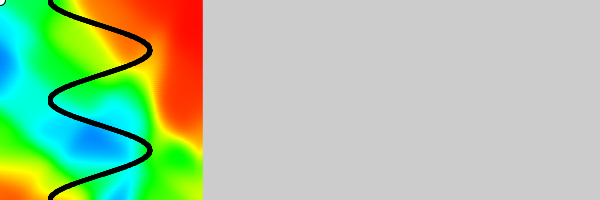
Frame 1 (no input)
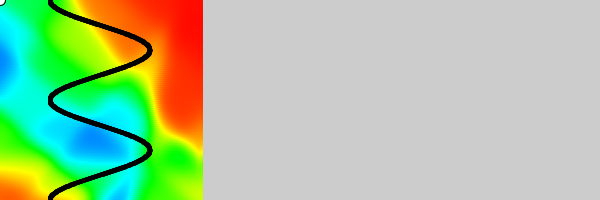
Frame 60 (the mouse pressed at the canvas centre just before this capture)
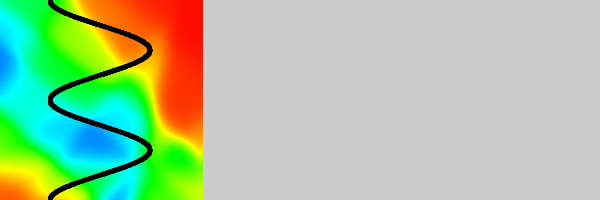
Frame 120 (the mouse held since frame 60 and released just before this capture)

The Processing sketch that drew these frames (run headless with seeded random() and noise(); from frame 60 on, the mouse is pressed at the canvas centre):

// Processing sketch: processing_160511
// ── processing_160511.pde

//
// 3層パーセプトロン型の神経回路網モデル
// 学習アルゴリズム：誤差逆伝播法（バックプロバゲーション）
// 2次元座標と出力の関係を学習する
//
// 学習誤差と推定誤差を表示する
// 学習例をマウスで指定する
//
//                                         2004年11月28日（日）松野哲也
// updated 2004-11-30
// updated 2014-09-09 （約10年後！）
//

void setup() {
  size(600, 200);
  colorMode(HSB, 1.0); //色の指定方法の指定（マンセルの方法）
}

boolean flag_once = false;
boolean flag_exset = false;
boolean flag_pause = false;
int nu = 500; //学習サンプル数上限
int n = 0;    //学習サンプル数
float[] rpx = new float[nu]; //学習サンプル（ｘ座標）
float[] rpy = new float[nu]; //学習サンプル（ｙ座標）

int M = 20; //中間層のニューロンの数
float[] wx = new float[M+1]; //結合係数：入力から中間層（ｘ座標）
float[] wy = new float[M+1]; //結合係数：入力から中間層（ｙ座標）
float[] wf = new float[M+1]; //結合係数：中間層から出力層
//結合係数 wf[0] は中間層のダミーニューロンから出力層へのもの
float[] w0 = new float[M+1]; //結合係数：入力層のダミーニューロンから中間層へ

float[] wx_tmp = new float[M+1];
float[] wy_tmp = new float[M+1];
float[] wf_tmp = new float[M+1];
float[] w0_tmp = new float[M+1];
float beta_o = 20.0;  //非線形度（出力層ニューロン）
float beta_m = 200.0; //非線形度（中間層ニューロン）
float rr  = 0.1;  //結合係数の初期値のばらつき幅
float eps = 0.002; //結合係数の更新ステップ幅

int   t = 0;       //学習ステップ
float err_learn;   //学習誤差
float err_predict; //推定誤差

///////////////////////////////////////////////////////////////
//メインルーチン
void draw() {
  if (flag_once == false) { //一度だけ実行
    initialize_connections(); //結合係数の初期化
    flag_once = true;
  }
  drawOutput();   //出力ニューロンの出力の表示
  drawExamples(); //学習例の表示
  if (flag_exset == true) {
    if (flag_pause == false) { 
      learning();
    }  //学習の実行 
    drawErrors(); //誤差の表示
  } else {
    //setExamples(); //学習例のセット
  }
  drawPointer();
}
///////////////////////////////////////////////////////////////

void learning() { //学習ルーチン：バックプロバゲーション
  float delta, deltaj;
  float nabla_wf, nabla_wx, nabla_wy, nabla_w0;
  for (int l = 1; l<= 1000; l++) { //学習メソッド1回の呼び出しで 1000 回更新する
    int k = (int)floor(random(0, n)); //学習サンプルをランダムに１つ選ぶ
    //println(k);
    //中間層から出力層への結合係数の更新
    delta = (g(rpx[k], rpy[k]) - judge(rpx[k], rpy[k])) * g(rpx[k], rpy[k]) * (1.0 - g(rpx[k], rpy[k])); 
    for (int j = 0; j <= M; j++) {
      nabla_wf = delta * f(j, rpx[k], rpy[k]);
      wf_tmp[j] = wf[j] -eps * nabla_wf;
    }
    //入力層から中間層への結合係数の更新
    for (int j = 1; j <= M; j++) {
      deltaj = delta * wf[j] * f(j, rpx[k], rpy[k]) * (1.0 - f(j, rpx[k], rpy[k]));
      nabla_wx = deltaj * rpx[k];
      nabla_wy = deltaj * rpy[k];
      nabla_w0 = deltaj;
      wx_tmp[j] = wx[j] -eps * nabla_wx;
      wy_tmp[j] = wy[j] -eps * nabla_wy;
      w0_tmp[j] = w0[j] -eps * nabla_w0;
    }
    //更新
    for (int j = 0; j<=M; j++) {
      wf[j] = wf_tmp[j];
    }
    for (int j=1; j <= M; j++) {
      wx[j] = wx_tmp[j];
      wy[j] = wy_tmp[j];
      w0[j] = w0_tmp[j];
    }
  }
  calcErrors();
  t++;
}

float f(int i, float x, float y) { //中間層ニューロン
  if (i == 0) { 
    return 1.0;
  }
  float u = wx[i] * x + wy[i] * y + w0[i];
  return 1.0 / (1.0 + (float)Math.exp(- beta_m * u));
}

float g(float x, float y) { //出力層ニューロン
  float u = 0;
  for (int i = 0; i <= M; i++) {
    u += wf[i] * f(i, x, y);
  }
  return 1.0 / (1.0 + (float)Math.exp(- beta_o * u));
}
void drawOutput() { //出力層ニューロンの出力の描画
  for (float y = -1; y <= 1; y += 0.02) {
    for (float x = -1; x <= 1; x += 0.02) {
      float c = g(x, y);
      fill(0.7*c, 1, 1);
      rectMode(CENTER); 
      noStroke();
      rect(X(x), Y(y), 5, 5);
    }
  }
}

void drawExamples() { //学習サンプル描画
  for (int i = 0; i < n; i++) {
    ellipseMode(CENTER);
    if (judge(rpx[i], rpy[i]) == 1) { //教師の判定による色分け
      fill(0.7, 1, 1); //青色
    } else {
      fill(0, 1, 1);   //赤色
    }
    stroke(0); 
    ellipse(X(rpx[i]), Y(rpy[i]), 10, 10);
  }
  for (float yy = -1; yy <= 1; yy += 0.005) {
    //point(X(- 0.7 * cos(2*PI * yy)), Y(yy));
    fill(0, 0, 0);
    stroke(0); 
    ellipse(X(concept(yy)), Y(yy), 4, 4);
  }
}

void drawPointer() {  // マウス位置の描画
  fill(1);
  float mx = mouseX;
  float my = mouseY;
  if (mx < height - 10) {
    ellipse(mx, my, 10, 10);
  }
}

int judge(float x, float y) { //教師による判定
  if (x > concept(y)) {
    return 1;
  } else {
    return 0;
  }
}

float concept(float x) { //学習目標
  return -0.5 * cos(2 * PI * x);
}

void calcErrors() { //誤差の計算
  //学習誤差の計算
  float error_learning = 0; //学習誤差
  for (int k = 0; k < n; k++) {
    //error_learning += (judge(rpx[k],rpy[k])-step(g(rpx[k],rpy[k])))*(judge(rpx[k],rpy[k])-step(g(rpx[k],rpy[k])));
    error_learning += (judge(rpx[k], rpy[k])-g(rpx[k], rpy[k]))*(judge(rpx[k], rpy[k])-g(rpx[k], rpy[k]));
  }
  error_learning = error_learning / n;
  //推定誤差の計算
  float counter = 0;
  float error_predicting = 0; //推定誤差
  for (float y = -1; y <= 1; y += 0.1) {
    for (float x = -1; x <= 1; x += 0.1) {
      error_predicting += (judge(x, y) - g(x, y))*(judge(x, y) - g(x, y));
      counter++;
    }
  }
  error_predicting = error_predicting / counter;
  //テストプリント
  //println(error_learning + " " + error_predicting);
  err_learn = error_learning;
  err_predict = error_predicting;
}

void drawErrors() { //学習誤差の表示
  float xerr = X(t)/40 % (2*height-20) +height+10;
  fill(0.8);
  noStroke();
  rectMode(CORNER);
  rect(xerr, 0, 6, height);

  fill(1); //白色
  stroke(0); 
  ellipse(xerr, Y(err_learn*10 / 2)+height/2, 4, 4);   //学習誤差表示
  fill(0); //黒色
  stroke(0); 
  ellipse(xerr, Y(err_predict*10 / 2)+height/2, 4, 4); //推定誤差表示
}

float step(float x) {
  if ( x >= 0.5) { 
    return 1;
  } else { 
    return 0;
  }
}

void initialize_connections() { //結合係数の初期化ルーチン
  //結合係数初期化
  for (int i = 0; i <= M; i++) {
    wx[i] = random(-rr, rr);
    wy[i] = random(-rr, rr);
    wf[i] = random(-rr, rr);
    w0[i] = random(-rr, rr);
  }
}

void keyPressed() {
  if (key == 'r' || key == 'R' ) {
    initialize_connections();
    println("connections initialized.");
    t=0;
    fill(160);
    noStroke();
    rectMode(CORNER);
    rect(height+8, 0, 2*height, height);
  }
}

void mousePressed() {
  float mX = mouseX;
  float mY = mouseY;
  if (n < nu && mX < width/3) {
    rpx[n] =   mX/(height/2.0) - 1.0;
    rpy[n] = - mY/(height/2.0) + 1.0;
    //println("The " + (n+1) + " th example: " + "( " + X(rpx[n]) + ", " + Y(rpy[n]) + " )");
    n++;
    flag_exset = true; // JS版では，１つ例題をセットしたらすぐに走り出すようにした．
  }
  if (n >= nu) {
    println("examples array full !!");
  }
}

float X(float x) { //座標変換（ｘ座標）
  return x*height/2 + height/2;
}
float Y(float y) { //座標変換（ｙ座標）
  return -y*height/2 + height/2;
}
